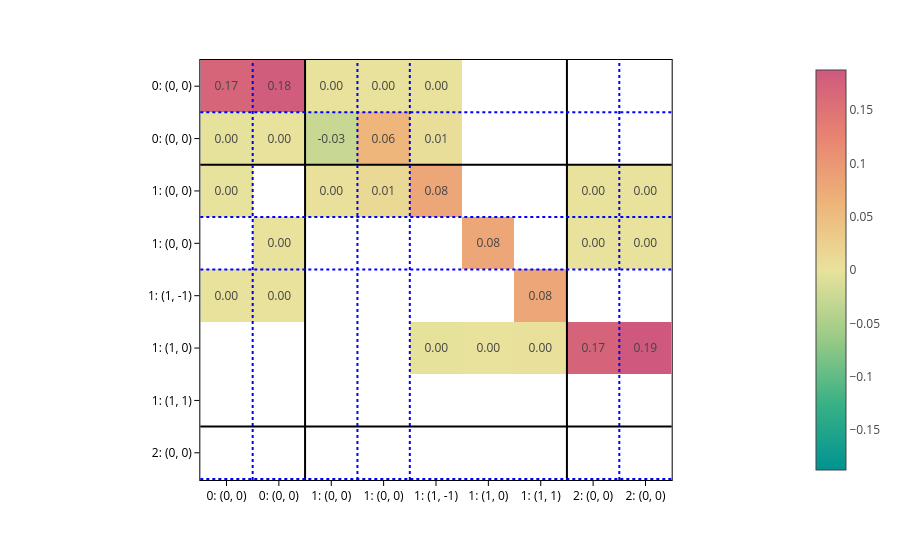
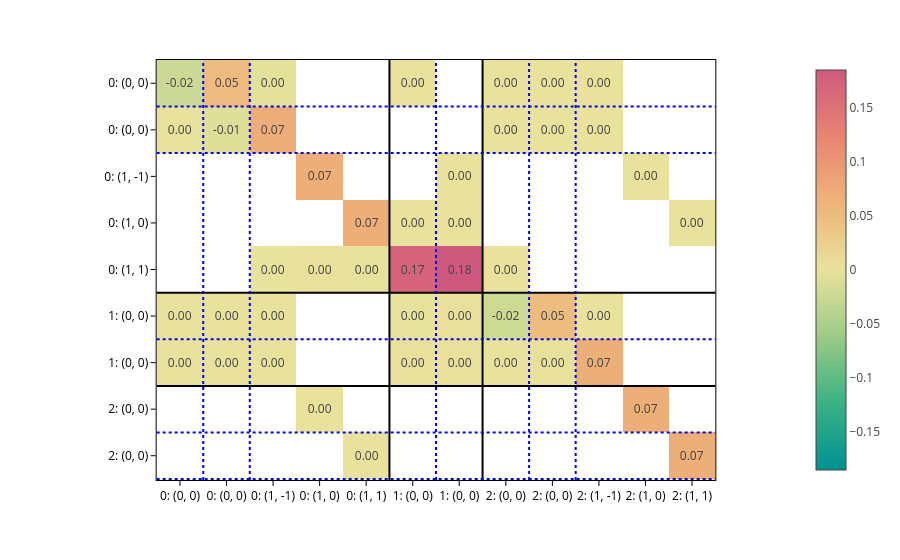

Here is the notebook cell these charts were saved with, in order:
### Markdown cell above
You can of course plot the predicted matrices:

### Code cell
matrices_rot = processor.matrix_from_data(data_rot, predictions=out_rot)

for config, matrix in zip(configs_rot, matrices_rot):
    plot_basis_matrix(
        matrix,
        config,
        point_lines={"color": "black"},
        basis_lines={"color": "blue"},
        colorscale="temps",
        text=".2f",
        basis_labels=True,
    ).show()

### Figure 1 — Plotly figure (JSON) as saved in the notebook; plotly's stock layout.template omitted (floating-point values rounded to 4 significant figures)
{"data": [{"coloraxis": "coloraxis", "hovertemplate": "x: %{x}<br>y: %{y}<br>color: %{z}<extra></extra>", "name": "0", "texttemplate": "%{z:.2f}", "type": "heatmap", "xaxis": "x", "yaxis": "y", "z": [[0.1704, 0.1823, 0.0001494, 0.0002414, -8.452e-06, null, null, null, null], [-0.002527, -0.00113, -0.02698, 0.05981, 0.005313, null, null, null, null], [-0.001356, null, 0.002026, 0.01204, 0.08131, null, null, 0.0001406, 9.405e-05], [null, 0.0001395, null, null, null, 0.08084, null, 0.0001319, -2.658e-05], [0.0002251, 8.402e-06, null, null, null, null, 0.08084, null, null], [null, null, null, null, -0.002321, -0.001051, 0.001199, 0.1719, 0.1875]]}], "layout": {"coloraxis": {"cmid": 0, "colorscale": [[0, "rgb(0, 147, 146)"], [0.1667, "rgb(57, 177, 133)"], [0.3333, "rgb(156, 203, 134)"], [0.5, "rgb(233, 226, 156)"], [0.6667, "rgb(238, 180, 121)"], [0.8333, "rgb(232, 132, 113)"], [1, "rgb(207, 89, 126)"]]}, "margin": {"t": 60}, "shapes": [{"line": {"color": "black"}, "type": "line", "x0": 0, "x1": 1, "xref": "x domain", "y0": 1.5, "y1": 1.5, "yref": "y"}, {"line": {"color": "black"}, "type": "line", "x0": 1.5, "x1": 1.5, "xref": "x", "y0": 0, "y1": 1, "yref": "y domain"}, {"line": {"color": "black"}, "type": "line", "x0": 0, "x1": 1, "xref": "x domain", "y0": 6.5, "y1": 6.5, "yref": "y"}, {"line": {"color": "black"}, "type": "line", "x0": 6.5, "x1": 6.5, "xref": "x", "y0": 0, "y1": 1, "yref": "y domain"}, {"line": {"color": "blue", "dash": "dot"}, "type": "line", "x0": 0, "x1": 1, "xref": "x domain", "y0": 0.5, "y1": 0.5, "yref": "y"}, {"line": {"color": "blue", "dash": "dot"}, "type": "line", "x0": 0.5, "x1": 0.5, "xref": "x", "y0": 0, "y1": 1, "yref": "y domain"}, {"line": {"color": "blue", "dash": "dot"}, "type": "line", "x0": 0, "x1": 1, "xref": "x domain", "y0": 2.5, "y1": 2.5, "yref": "y"}, {"line": {"color": "blue", "dash": "dot"}, "type": "line", "x0": 2.5, "x1": 2.5, "xref": "x", "y0": 0, "y1": 1, "yref": "y domain"}, {"line": {"color": "blue", "dash": "dot"}, "type": "line", "x0": 0, "x1": 1, "xref": "x domain", "y0": 3.5, "y1": 3.5, "yref": "y"}, {"line": {"color": "blue", "dash": "dot"}, "type": "line", "x0": 3.5, "x1": 3.5, "xref": "x", "y0": 0, "y1": 1, "yref": "y domain"}, {"line": {"color": "blue", "dash": "dot"}, "type": "line", "x0": 0, "x1": 1, "xref": "x domain", "y0": 7.5, "y1": 7.5, "yref": "y"}, {"line": {"color": "blue", "dash": "dot"}, "type": "line", "x0": 7.5, "x1": 7.5, "xref": "x", "y0": 0, "y1": 1, "yref": "y domain"}], "xaxis": {"anchor": "y", "constrain": "domain", "domain": [0, 1], "scaleanchor": "y", "ticktext": ["0: (0, 0)", "0: (0, 0)", "1: (0, 0)", "1: (0, 0)", "1: (1, -1)", "1: (1, 0)", "1: (1, 1)", "2: (0, 0)", "2: (0, 0)"], "tickvals": [0, 1, 2, 3, 4, 5, 6, 7, 8]}, "yaxis": {"anchor": "x", "autorange": "reversed", "constrain": "domain", "domain": [0, 1], "ticktext": ["0: (0, 0)", "0: (0, 0)", "1: (0, 0)", "1: (0, 0)", "1: (1, -1)", "1: (1, 0)", "1: (1, 1)", "2: (0, 0)", "2: (0, 0)"], "tickvals": [0, 1, 2, 3, 4, 5, 6, 7, 8]}}}

### Figure 2 — Plotly figure (JSON) as saved in the notebook; plotly's stock layout.template omitted (floating-point values rounded to 4 significant figures)
{"data": [{"coloraxis": "coloraxis", "hovertemplate": "x: %{x}<br>y: %{y}<br>color: %{z}<extra></extra>", "name": "0", "texttemplate": "%{z:.2f}", "type": "heatmap", "xaxis": "x", "yaxis": "y", "z": [[-0.0231, 0.05172, -0.003992, null, null, -0.00109, null, 2.154e-07, -8.848e-07, 1.613e-07, null, null], [-0.001532, -0.009007, 0.07005, null, null, null, null, 1.309e-07, -4.892e-07, -7.191e-07, null, null], [null, null, null, 0.06975, null, null, 0.0001306, null, null, null, 7.429e-07, null], [null, null, null, null, 0.06975, 8.719e-05, -0.0001225, null, null, null, null, 7.429e-07], [null, null, -0.001311, 0.001543, -0.002009, 0.171, 0.1849, 2.513e-05, null, null, null, null], [2.059e-07, -8.372e-07, -9.973e-08, null, null, -0.001225, 0.001405, -0.02265, 0.0504, -0.0008404, null, null], [-9.879e-08, 4.635e-07, -6.378e-07, null, null, 0.001881, 0.000988, -0.0003057, -0.001955, 0.06829, null, null], [null, null, null, 6.894e-07, null, null, null, null, null, null, 0.06827, null], [null, null, null, null, 6.894e-07, null, null, null, null, null, null, 0.06827]]}], "layout": {"coloraxis": {"cmid": 0, "colorscale": [[0, "rgb(0, 147, 146)"], [0.1667, "rgb(57, 177, 133)"], [0.3333, "rgb(156, 203, 134)"], [0.5, "rgb(233, 226, 156)"], [0.6667, "rgb(238, 180, 121)"], [0.8333, "rgb(232, 132, 113)"], [1, "rgb(207, 89, 126)"]]}, "margin": {"t": 60}, "shapes": [{"line": {"color": "black"}, "type": "line", "x0": 0, "x1": 1, "xref": "x domain", "y0": 4.5, "y1": 4.5, "yref": "y"}, {"line": {"color": "black"}, "type": "line", "x0": 4.5, "x1": 4.5, "xref": "x", "y0": 0, "y1": 1, "yref": "y domain"}, {"line": {"color": "black"}, "type": "line", "x0": 0, "x1": 1, "xref": "x domain", "y0": 6.5, "y1": 6.5, "yref": "y"}, {"line": {"color": "black"}, "type": "line", "x0": 6.5, "x1": 6.5, "xref": "x", "y0": 0, "y1": 1, "yref": "y domain"}, {"line": {"color": "blue", "dash": "dot"}, "type": "line", "x0": 0, "x1": 1, "xref": "x domain", "y0": 0.5, "y1": 0.5, "yref": "y"}, {"line": {"color": "blue", "dash": "dot"}, "type": "line", "x0": 0.5, "x1": 0.5, "xref": "x", "y0": 0, "y1": 1, "yref": "y domain"}, {"line": {"color": "blue", "dash": "dot"}, "type": "line", "x0": 0, "x1": 1, "xref": "x domain", "y0": 1.5, "y1": 1.5, "yref": "y"}, {"line": {"color": "blue", "dash": "dot"}, "type": "line", "x0": 1.5, "x1": 1.5, "xref": "x", "y0": 0, "y1": 1, "yref": "y domain"}, {"line": {"color": "blue", "dash": "dot"}, "type": "line", "x0": 0, "x1": 1, "xref": "x domain", "y0": 5.5, "y1": 5.5, "yref": "y"}, {"line": {"color": "blue", "dash": "dot"}, "type": "line", "x0": 5.5, "x1": 5.5, "xref": "x", "y0": 0, "y1": 1, "yref": "y domain"}, {"line": {"color": "blue", "dash": "dot"}, "type": "line", "x0": 0, "x1": 1, "xref": "x domain", "y0": 7.5, "y1": 7.5, "yref": "y"}, {"line": {"color": "blue", "dash": "dot"}, "type": "line", "x0": 7.5, "x1": 7.5, "xref": "x", "y0": 0, "y1": 1, "yref": "y domain"}, {"line": {"color": "blue", "dash": "dot"}, "type": "line", "x0": 0, "x1": 1, "xref": "x domain", "y0": 8.5, "y1": 8.5, "yref": "y"}, {"line": {"color": "blue", "dash": "dot"}, "type": "line", "x0": 8.5, "x1": 8.5, "xref": "x", "y0": 0, "y1": 1, "yref": "y domain"}], "xaxis": {"anchor": "y", "constrain": "domain", "domain": [0, 1], "scaleanchor": "y", "ticktext": ["0: (0, 0)", "0: (0, 0)", "0: (1, -1)", "0: (1, 0)", "0: (1, 1)", "1: (0, 0)", "1: (0, 0)", "2: (0, 0)", "2: (0, 0)", "2: (1, -1)", "2: (1, 0)", "2: (1, 1)"], "tickvals": [0, 1, 2, 3, 4, 5, 6, 7, 8, 9, 10, 11]}, "yaxis": {"anchor": "x", "autorange": "reversed", "constrain": "domain", "domain": [0, 1], "ticktext": ["0: (0, 0)", "0: (0, 0)", "0: (1, -1)", "0: (1, 0)", "0: (1, 1)", "1: (0, 0)", "1: (0, 0)", "2: (0, 0)", "2: (0, 0)", "2: (1, -1)", "2: (1, 0)", "2: (1, 1)"], "tickvals": [0, 1, 2, 3, 4, 5, 6, 7, 8, 9, 10, 11]}}}
